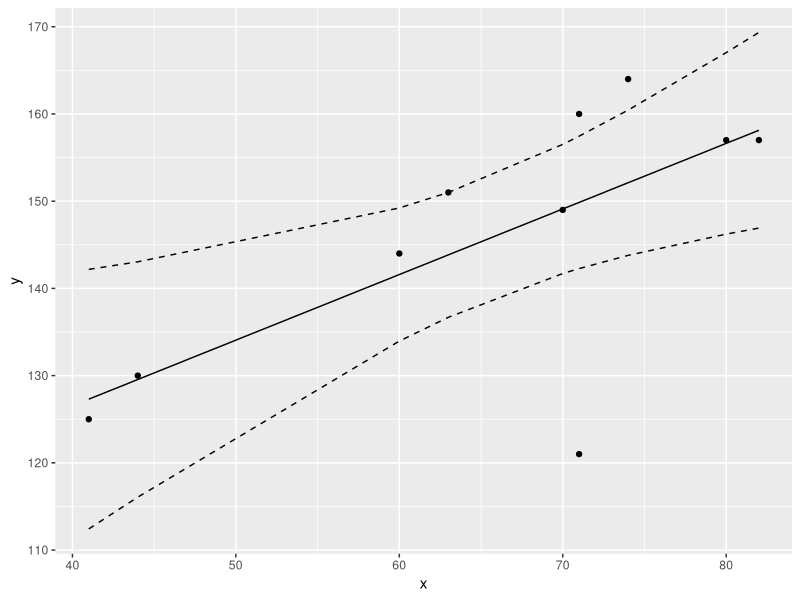

Write R code to recreate this figure.
library(tidyverse)


x<-c(-1,0,2,-2,5,6,8,11,12,-3)
y<-c(-5,-4,2,-7,6,9,13,21,20,-9)

xbar<-mean(x)
ybar<-mean(y)

sxx<-sum((x-xbar)^2)
sxy<-sum((x-xbar)*(y-ybar))
syy<-sum((y-ybar)^2)

beta1<-sxy/sxx
beta0<-ybar-(beta1*xbar)
################################################
x<-c(63,70,74,82,60,44,80,71,71,41)
y<-c(151,149,164,157,144,130,157,160,121,125)

xbar<-mean(x)
ybar<-mean(y)

sxx<-sum((x-xbar)^2)
syy<-sum((y-ybar)^2)
sxy<-sum((x-xbar)*(y-ybar))

beta1<-sxy/sxx
beta0<-ybar-(beta1*xbar)

regfunction<-function(x,y,beta1,beta0){
        yhat<-beta0+(beta1*x)
        res<-y-yhat
        return(list(yhat=yhat,res=res))
}

fit<-regfunction(x,y,beta1,beta0)






dat<-data.frame(x=x,y=y,yhat=fit$yhat,res=fit$res)

fit2<-lm(dat$y~dat$x)
pr<-predict(fit2,interval = "confidence",level = .9)%>%data.frame()

dat<-data.frame(x=x,y=y,yhat=fit$yhat,res=fit$res,upper=pr$upr,lower=pr$lwr)



dat%>%ggplot(aes(x=x,y=y))+
        geom_point()+
        geom_line(data=dat,aes(x=x,y=yhat))+
        geom_line(data=dat,aes(x=x,y=upper),lty="dashed")+
        geom_line(data=dat,aes(x=x,y=lower),lty="dashed")

meanE<-mean(dat$res)
see<-sum((dat$y-dat$yhat)^2)
mse<-sum((dat$y-dat$yhat)^2)/(nrow(dat)-2)

R2<-(sum((dat$y-mean(dat$y))^2)-see)/sum((dat$y-mean(dat$y))^2)

yhat<-beta0+beta1*x


################

#inference 

tb<-beta1/sqrt(mse/sxx)
1-pt(q = tb,df = (nrow(dat)-2))

tb0<-beta0/(mse*((1/nrow(dat))+(xbar^2/sxx)))^(1/2)
1-pt(q = tb0,df = nrow(dat)-2)


summary.aov(fit2)

##########################################################

#confidence Interval of prediction

ci<-function(y,yhat,n,x,xbar,sx){
        sy<-sqrt((sum((y-yhat)^2)) / (n-2))
        ci<-list(upper=yhat+(qt(p = .9,df = n-2)*sy*sqrt((1/n)+(((x-xbar)^2))))/((n-1)*sx^2),
lower=yhat-(qt(p = .9,df = n-2)*sy*sqrt((1/n)+(((x-xbar)^2)/((n-1)*sx^2)))))
        return(ci)
}

ci(y = y,yhat = yhat,n = nrow(dat),x = x,xbar = xbar,sx = sd(x))
pr$upr

##########################################################

#Correlation

cortest<-function(sxx,syy,sxy,n){
        r<-sxy/sqrt(sxx*syy)
        zr<-(1/2)*log((1+r)/(1-r))
        zrho<-(1/2)*log((1+0)/(1-0))
        sr<-1/sqrt(n-3)
        z<-(zr-zrho)/sr
        pvalue<-(pnorm(q = z))/2
        return(list(r=r,zr=zr,sr=sr,z=z,pvalue=pvalue))
}
cortest(sxx = sxx,syy = syy,sxy = sxy,n = 10)


##########################################################3


#multivariate regression


all<-c(100,1,1,
80,5,1,
104,5,2,
94,10,2,
130,20,3)

yi=seq(1,15,3)

y=all[yi]

x1i=seq(2,15,3)

x1=all[x1i]

x2i=seq(3,15,3)

x2=all[x2i]

dat<-data.frame(y=y,ones=rep(1,length(y)),x1=x1,x2=x2)


X<-as.matrix(x = dat[,2:4])
Y<-as.matrix(dat$y)

#calculate X'X

XX<-t(X)%*%X

#calculate X'y

XY=t(X)%*%Y

betas<-solve(XX)%*%XY
yhat<-X%*%betas
